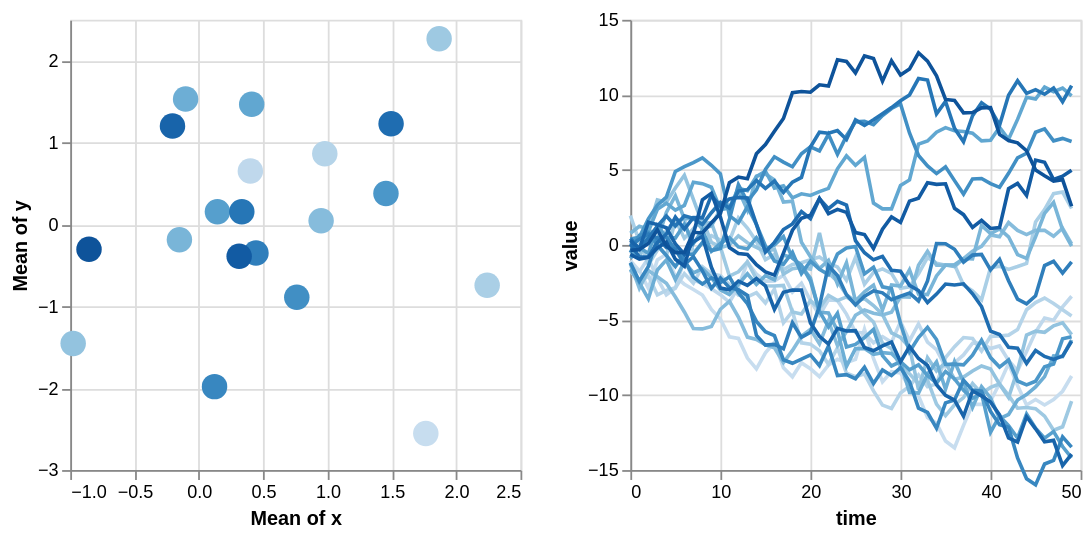

Write the Vega-Lite specification saved for this chart.
### Vega-Lite specification from a JSON file in a GitHub repository (floating-point values rounded to 4 significant figures; data arrays with more than 128 entries replaced by an {"elided": "..."} marker saying what was removed)
{"config": {"view": {"height": 300, "width": 400}}, "$schema": "https://vega.github.io/schema/vega-lite/v2.4.1.json", "hconcat": [{"encoding": {"y": {"field": "y", "aggregate": "mean", "type": "quantitative"}, "x": {"field": "x", "aggregate": "mean", "type": "quantitative"}, "color": {"condition": {"legend": null, "selection": "selector024", "field": "id", "type": "ordinal"}, "value": "lightgray"}}, "data": {"values": {"elided": "1000 records"}}, "selection": {"selector024": {"empty": "all", "fields": ["id"], "type": "single"}, "selector025": {"encodings": ["x", "y"], "type": "interval", "bind": "scales"}}, "width": 250, "height": 250, "mark": {"filled": true, "size": 200, "type": "point"}}, {"transform": [{"filter": {"selection": "selector024"}}], "encoding": {"y": {"scale": {"domain": [-15, 15]}, "field": "value", "type": "quantitative"}, "x": {"field": "time", "type": "quantitative"}, "color": {"legend": null, "field": "id", "type": "ordinal"}}, "data": {"values": {"elided": "1000 records"}}, "selection": {"selector024": {"empty": "all", "fields": ["id"], "type": "single"}}, "width": 250, "height": 250, "mark": "line"}]}
